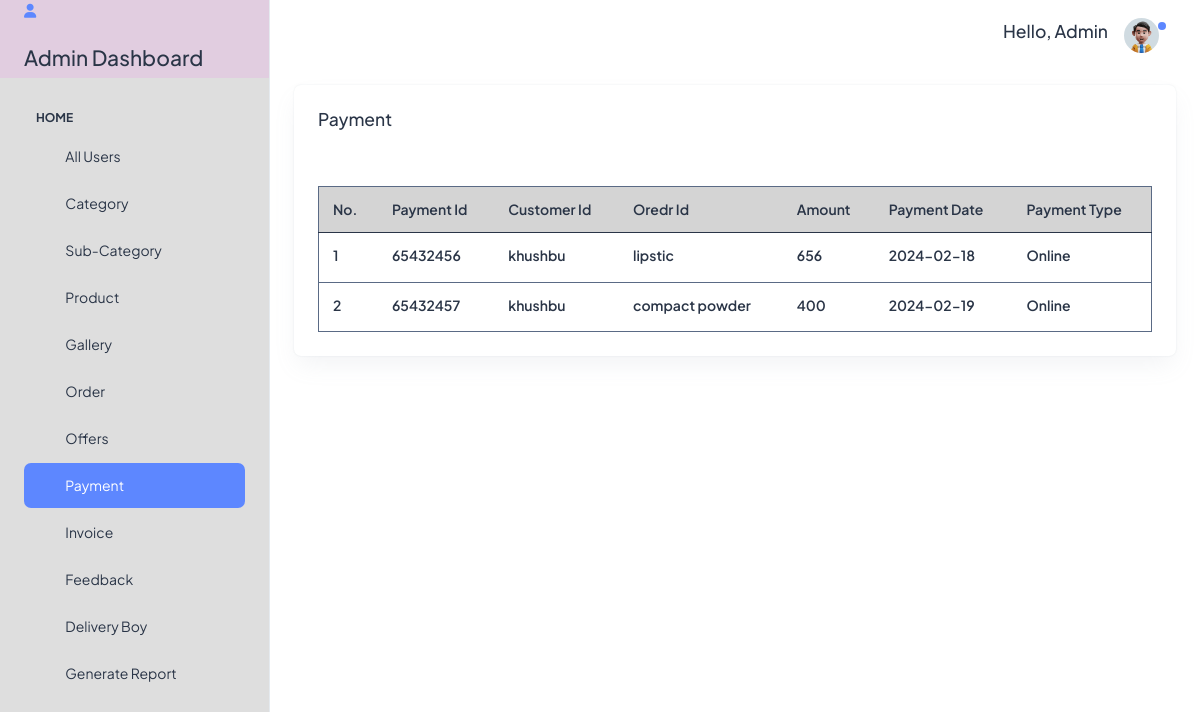
The page /payment (signed in) on the database its author committed.
### tables this page shows
CREATE TABLE `payment` (
  `payment_id` int(11) NOT NULL,
  `c_id` int(11) NOT NULL,
  `product` varchar(100) NOT NULL,
  `pay_amount` float NOT NULL,
  `pay_date` date NOT NULL DEFAULT current_timestamp(),
  `pay_type` varchar(30) NOT NULL DEFAULT 'Online'
);

CREATE TABLE `users` (
  `c_id` int(5) NOT NULL,
  `username` varchar(30) NOT NULL,
  `password` varchar(30) NOT NULL,
  `mobile` varchar(15) NOT NULL,
  `email` varchar(30) NOT NULL,
  `gender` varchar(10) NOT NULL,
  `city` varchar(30) NOT NULL,
  `address` varchar(250) NOT NULL,
  `otp` int(11) NOT NULL,
  `role_id` int(5) NOT NULL
);

### index.php (called while the page is built)
<?php require_once("Controller/controller.php");?>

### Model/model.php (called while the page is built, shortened)
<?php
class Model
{
    public $connection = "";
    public function __construct()
    {
        try {
            $this->connection = new mysqli("localhost", "root", "", "masterdatabase");
        } catch (\Throwable $th) {
            if (!file_exists("log")) {
                mkdir("log");
            }
            $ErrorMsg = PHP_EOL . "Error Msg >>>" . $th->getMessage() . PHP_EOL;
            $ErrorMsg .= "Error dateTime >>>" . date("d-m-Y H:i:s A") . PHP_EOL;
            $fileName = date('d_m_Y') . "_Error_log.txt";
            file_put_contents("log/" . $fileName, $ErrorMsg, FILE_APPEND);
        }
    }
    function selectjoin($tbl1, $where, $condition="")
    {
        $SQL="SELECT * FROM $tbl1";
        foreach ($where as $key => $value) {
            $SQL .= " LEFT JOIN $key on $value";
        }
        $SQLEX = $this->connection->query($SQL);
        if ($SQLEX->num_rows > 0) {
            while ($row = $SQLEX->fetch_object()) {
                $Data[] = $row;
            }
            $Res['Code'] = 1;
            $Res['Data'] = $Data;
            $Res['Msg'] = "Success";
        } else {
            $Res['Code'] = 0;
            $Res['Data'] = 0;
            $Res['Msg'] = "Try again";
        }
        return $Res;
    }
}
?>

### Views/Admin/allpayment.php (the view)
<div class="container-fluid">
  <div class="row">
    <div class="col-lg-12 d-flex align-items-stretch">
      <div class="card w-100">
        <div class="card-body p-4">
          <div class="row">
            <h5 class="col-10">Payment</h5>
            <div class="table-responsive mt-5">
              <table class=" table text-nowrap mb-0 align-middle" style="border: solid 1px;">
                <thead class="text-dark">
                  <tr style="background: #0000002b;">
                    <th>
                      <h6 class="fw-semibold mb-0">No.</h6>
                    </th>
                    <th>
                      <h6 class="fw-semibold mb-0">Payment Id</h6>
                    </th>
                    <th>
                      <h6 class="fw-semibold mb-0">Customer Id</h6>
                    </th>
                    <th>
                      <h6 class="fw-semibold mb-0">Oredr Id</h6>
                    </th>
                    <th>
                      <h6 class="fw-semibold mb-0">Amount</h6>
                    </th>
                    <th>
                      <h6 class="fw-semibold mb-0">Payment Date</h6>
                    </th>
                    <th>
                      <h6 class="fw-semibold mb-0">Payment Type </h6>
                    </th>
                  </tr>
                </thead>
                <tbody>
                  <?php $index = 1;
                  foreach ($allpayment['Data'] as $key => $value) {
                    ?>
                    <tr>
                      <td>
                        <h6 class="fw-semibold mb-1">
                          <?php echo $index; ?>
                        </h6>
                      </td>
                      <td>
                        <h6 class="fw-semibold mb-1">
                          <?php echo $value->payment_id; ?>
                        </h6>
                      </td>
                      <td>
                        <h6 class="mb-1 fw-semibold">
                          <?php echo $value->username; ?>
                        </h6>
                      </td>
                      <td>
                        <h6 class="mb-1 fw-semibold">
                          <?php echo $value->product; ?>
                        </h6>
                      </td>
                      <td>
                        <h6 class="mb-1 fw-semibold">
                          <?php echo $value->pay_amount; ?>
                        </h6>
                      </td>
                      <td>
                        <h6 class="mb-1 fw-semibold">
                          <?php echo $value->pay_date; ?>
                        </h6>
                      </td>
                      <td>
                        <h6 class="mb-1 fw-semibold">
                          <?php echo $value->pay_type; ?>
                        </h6>
                      </td>
                    </tr>
                    <?php $index++;
                  } ?>
                </tbody>
              </table>
            </div>
          </div>
        </div>
      </div>
    </div>

### rows shown on the page
payment: payment_id "65432456", c.username "khushbu", product "lipstic", pay_amount "656", pay_date "2024-02-18", pay_type "Online"
payment: payment_id "65432457", c.username "khushbu", product "compact powder", pay_amount "400", pay_date "2024-02-19", pay_type "Online"
